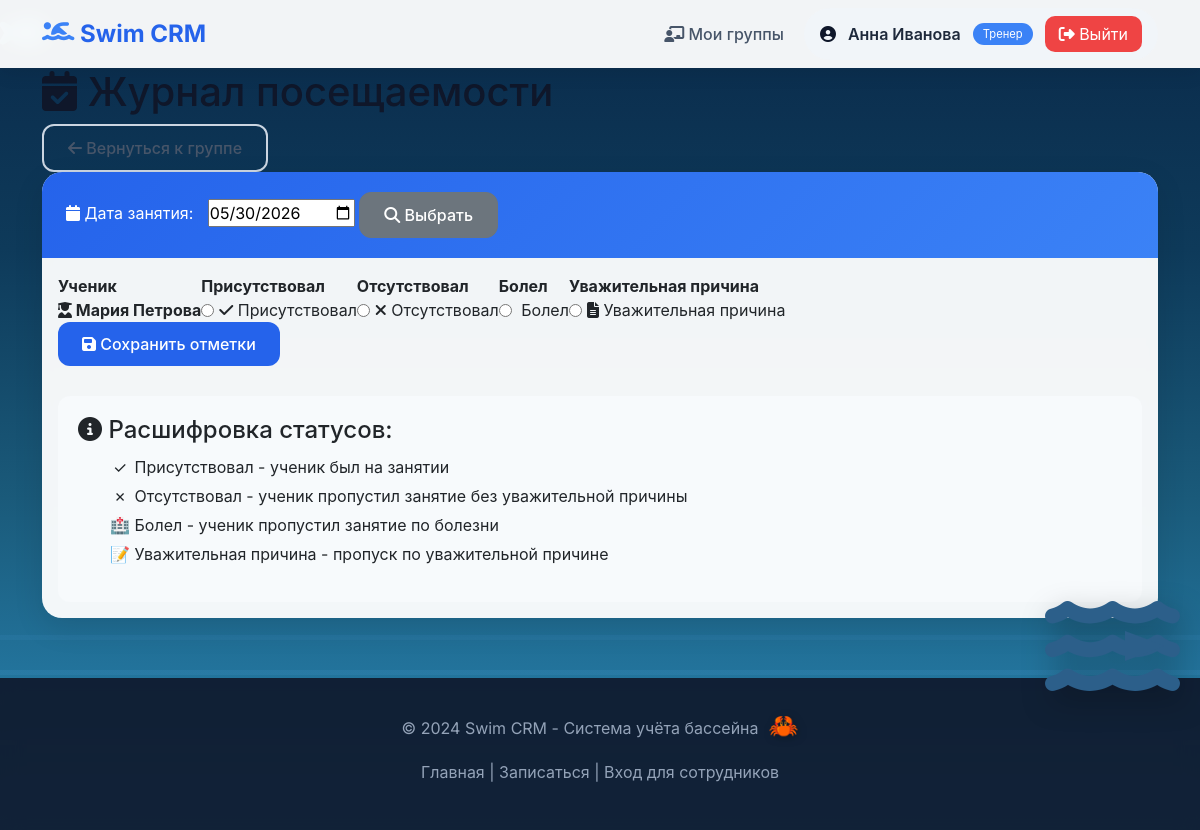
Page /trainer/group/1/attendance (signed in) on the committed database.
### tables this page shows
CREATE TABLE trainers (
                id INTEGER PRIMARY KEY AUTOINCREMENT,
                full_name VARCHAR(255) NOT NULL,
                phone VARCHAR(20),
                email VARCHAR(255),
                login VARCHAR(100) NOT NULL UNIQUE,
                password_hash VARCHAR(255) NOT NULL,
                specialization TEXT,
                is_active BOOLEAN DEFAULT 1,
                created_at TIMESTAMP DEFAULT CURRENT_TIMESTAMP
            );

CREATE TABLE children (
                id INTEGER PRIMARY KEY AUTOINCREMENT,
                parent_id INTEGER NOT NULL,
                full_name VARCHAR(255) NOT NULL,
                age INTEGER CHECK (age BETWEEN 3 AND 17),
                class_number INTEGER CHECK (class_number BETWEEN 0 AND 11 OR class_number IS NULL),
                school_name VARCHAR(255),
                swimming_years INTEGER DEFAULT 1,
                shift VARCHAR(10) CHECK (shift IN ('day', 'evening')),
                desired_lessons_per_week INTEGER CHECK (desired_lessons_per_week IN (1,2,3)),
                created_at TIMESTAMP DEFAULT CURRENT_TIMESTAMP,
                FOREIGN KEY (parent_id) REFERENCES parents(id) ON DELETE CASCADE
            );

### main.py (the view)
@app.get("/trainer/group/{group_id}/attendance", response_class=HTMLResponse)
async def attendance_mark_form(
    request: Request,
    group_id: int,
    date_param: Optional[str] = None,  # дата в формате YYYY-MM-DD
    current_user = Depends(get_current_user),
    db_cursor = Depends(get_db)
):
    require_trainer_or_admin(current_user)
    if not can_manage_group(group_id, current_user, db_cursor):
        raise HTTPException(status_code=403, detail="Нет доступа")
    if not date_param:
        dt = date.today()
    else:
        try:
            dt = date.fromisoformat(date_param)
        except ValueError:
            raise HTTPException(status_code=400, detail="Неверный формат даты")
    db_cursor.execute(
        """
        SELECT c.id, c.full_name
        FROM enrollments e
        JOIN children c ON e.child_id = c.id
        WHERE e.group_id = ? AND e.is_active = 1
        ORDER BY c.full_name
        """,
        (group_id,)
    )
    students = db_cursor.fetchall()
    attendance_map = {}
    for student in students:
        db_cursor.execute("SELECT id FROM enrollments WHERE child_id = ? AND group_id = ? AND is_active = 1", (student["id"], group_id))
        enrollment = db_cursor.fetchone()
        if enrollment:
            db_cursor.execute(
                "SELECT status FROM attendance WHERE enrollment_id = ? AND date = ?",
                (enrollment["id"], dt.isoformat())
            )
            row = db_cursor.fetchone()
            attendance_map[student["id"]] = row["status"] if row else None
    return templates.TemplateResponse(
        request,
        "attendance_mark.html",
        {
            "request": request,
            "group_id": group_id,
            "students": students,
            "date": dt,
            "attendance": attendance_map,
            "current_user": current_user
        }
    )

### templates/attendance_mark.html (shortened to what this page needs)
{% extends "base.html" %}
{% block content %}
<div class="container">
    <div class="page-header">
        <h1><i class="fas fa-calendar-check"></i> Журнал посещаемости</h1>
        <a href="/trainer/group/{{ group_id }}" class="btn btn-outline">
            <i class="fas fa-arrow-left"></i> Вернуться к группе
        </a>
    </div>
    <div class="card">
        <div class="card-header">
            <div class="date-selector">
                <form method="get" action="/trainer/group/{{ group_id }}/attendance" class="form-inline">
                    <label for="date_param" style="margin-right: 10px;"><i class="fas fa-calendar"></i> Дата занятия:</label>
                    <input type="date" id="date_param" name="date_param" value="{{ date.isoformat() }}">
                    <button type="submit" class="btn btn-secondary">
                        <i class="fas fa-search"></i> Выбрать
                    </button>
                </form>
            </div>
        </div>
        <div class="card-body">
            <form method="post" action="/trainer/group/{{ group_id }}/attendance">
                {% if students %}
                    <div class="table-wrapper">
                        <table class="attendance-table">
                            <thead>
                                <tr>
                                    <th>Ученик</th>
                                    <th>Присутствовал</th>
                                    <th>Отсутствовал</th>
                                    <th>Болел</th>
                                    <th>Уважительная причина</th>
                                </tr>
                            </thead>
                            <tbody>
                                {% for student in students %}
                                <tr>
                                    <td class="student-name">
                                        <strong><i class="fas fa-user-graduate"></i> {{ student.full_name }}</strong>
                                    </td>
                                    <td class="status-option">
                                        <label class="status-label present" style="display: flex; align-items: center; gap: 5px; cursor: pointer;">
                                            <input type="radio" name="status_{{ student.id }}" value="present"
                                                   {% if attendance.get(student.id) == 'present' %}checked{% endif %}>
                                            <span class="status-present"><i class="fas fa-check"></i> Присутствовал</span>
                                        </label>
                                    </td>
                                    <td class="status-option">
                                        <label class="status-label absent" style="display: flex; align-items: center; gap: 5px; cursor: pointer;">
                                            <input type="radio" name="status_{{ student.id }}" value="absent"
                                                   {% if attendance.get(student.id) == 'absent' %}checked{% endif %}>
                                            <span class="status-absent"><i class="fas fa-times"></i> Отсутствовал</span>
                                        </label>
                                    </td>
                                    <td class="status-option">
                                        <label class="status-label sick" style="display: flex; align-items: center; gap: 5px; cursor: pointer;">
                                            <input type="radio" name="status_{{ student.id }}" value="sick"
                                                   {% if attendance.get(student.id) == 'sick' %}checked{% endif %}>
                                            <span class="status-sick"> Болел</span>
                                        </label>
                                    </td>
                                    <td class="status-option">
                                        <label class="status-label excused" style="display: flex; align-items: center; gap: 5px; cursor: pointer;">
                                            <input type="radio" name="status_{{ student.id }}" value="excused"
                                                   {% if attendance.get(student.id) == 'excused' %}checked{% endif %}>
                                            <span class="status-excused"><i class="fas fa-file-alt"></i> Уважительная причина</span>
                                        </label>
                                    </td>
                                </tr>
                                {% endfor %}
                            </tbody>
                        </table>
                    </div>
                    <div class="form-actions">
                        <button type="submit" class="btn btn-primary">
                            <i class="fas fa-save"></i> Сохранить отметки
                        </button>
                    </div>
                {% endif %}
            </form>
            <div class="legend" style="margin-top: 30px; padding: 20px; background: #f7fafc; border-radius: 12px;">
                <h4><i class="fas fa-info-circle"></i> Расшифровка статусов:</h4>
                <ul style="margin-top: 10px; list-style: none;">
                    <li style="margin: 5px 0;"><span class="status-present" style="display: inline-block; width: 20px; text-align: center;">✓</span> Присутствовал - ученик был на занятии</li>
                    <li style="margin: 5px 0;"><span class="status-absent" style="display: inline-block; width: 20px; text-align: center;">✗</span> Отсутствовал - ученик пропустил занятие без уважительной причины</li>
                    <li style="margin: 5px 0;"><span class="status-sick" style="display: inline-block; width: 20px; text-align: center;">🏥</span> Болел - ученик пропустил занятие по болезни</li>
                    <li style="margin: 5px 0;"><span class="status-excused" style="display: inline-block; width: 20px; text-align: center;">📝</span> Уважительная причина - пропуск по уважительной причине</li>
                </ul>
            </div>
        </div>
    </div>
</div>
{% endblock %}

### templates/base.html (shortened to what this page needs)
<!DOCTYPE html>
<html lang="ru">
<head>
    <link href="https://cdn.jsdelivr.net/npm/bootstrap@5.3.0/dist/css/bootstrap.min.css" rel="stylesheet">
    <link rel="stylesheet" href="https://cdnjs.cloudflare.com/ajax/libs/font-awesome/6.4.0/css/all.min.css">
</head>
<body>
    <div class="water-background">
        <div class="wave"></div>
        <div class="wave"></div>
    </div>
    <div class="dolphin dolphin-1">
    </div>
    <div class="dolphin dolphin-2">
    </div>
    <div class="dolphin dolphin-3">
    </div>
    <div class="dolphin dolphin-4">
    </div>
    <div class="whale">
        <i class="fas fa-water"></i>
        <div class="whale-mouth"></div>
    </div>
    <nav class="navbar navbar-expand-lg">
        <div class="container">
            <a class="navbar-brand" href="/">
                <i class="fas fa-swimmer"></i>
                <span>Swim CRM</span>
            </a>
            <div class="collapse navbar-collapse" id="navbarNav">
                <ul class="navbar-nav ms-auto align-items-center gap-2">
                    {% if current_user %}
                        {% if current_user.type == 'parent' %}
                            <li class="nav-item"><a class="nav-link" href="/parent/profile"><i class="fas fa-user"></i> Мои дети</a></li>
                        {% elif current_user.type == 'trainer' %}
                            <li class="nav-item"><a class="nav-link" href="/trainer/dashboard"><i class="fas fa-chalkboard-user"></i> Мои группы</a></li>
                        {% elif current_user.type == 'admin' %}
                            <li class="nav-item"><a class="nav-link" href="/dashboard"><i class="fas fa-tachometer-alt"></i> Дашборд</a></li>
                            <li class="nav-item"><a class="nav-link" href="/trainer/dashboard"><i class="fas fa-users"></i> Все группы</a></li>
                        {% endif %}
                        <li class="nav-item">
                            <div class="user-info">
                                <i class="fas fa-user-circle"></i>
                                <span class="user-name">{{ current_user.name }}</span>
                                <span class="user-type">
                                    {% if current_user.type == 'parent' %}Родитель
                                    {% elif current_user.type == 'trainer' %}Тренер
                                    {% else %}Администратор{% endif %}
                                </span>
                                <a href="/logout" class="logout-btn" style="background: #ef4444; color: white; padding: 6px 14px; border-radius: 10px; text-decoration: none;">
                                    <i class="fas fa-sign-out-alt"></i> Выйти
                                </a>
                            </div>
                        </li>
                    {% else %}
                        <li class="nav-item"><a class="nav-link" href="/login"><i class="fas fa-sign-in-alt"></i> Вход</a></li>
                        <li class="nav-item"><a class="btn btn-primary" href="/apply"><i class="fas fa-pen"></i> Записаться</a></li>
                    {% endif %}
                </ul>
            </div>
        </div>
    </nav>
    <main class="fade-in">
        {% block content %}
        {% endblock %}
    </main>
    <footer class="footer">
        <p>&copy; 2024 Swim CRM - Система учёта бассейна</p>
        <p class="mt-2">
            <a href="/">Главная</a> |
            <a href="/apply">Записаться</a> |
            <a href="/login">Вход для сотрудников</a>
        </p>
    </footer>
<div class="ocean-background" id="oceanBackground"></div>
</body>
</html>

### rows in the picture
trainers: name "Анна Иванова"
children: full_name "Мария Петрова", id "☐ Присутствовал", id "☐ Отсутствовал", id "☐ Болел", id "☐ Уважительная причина"
